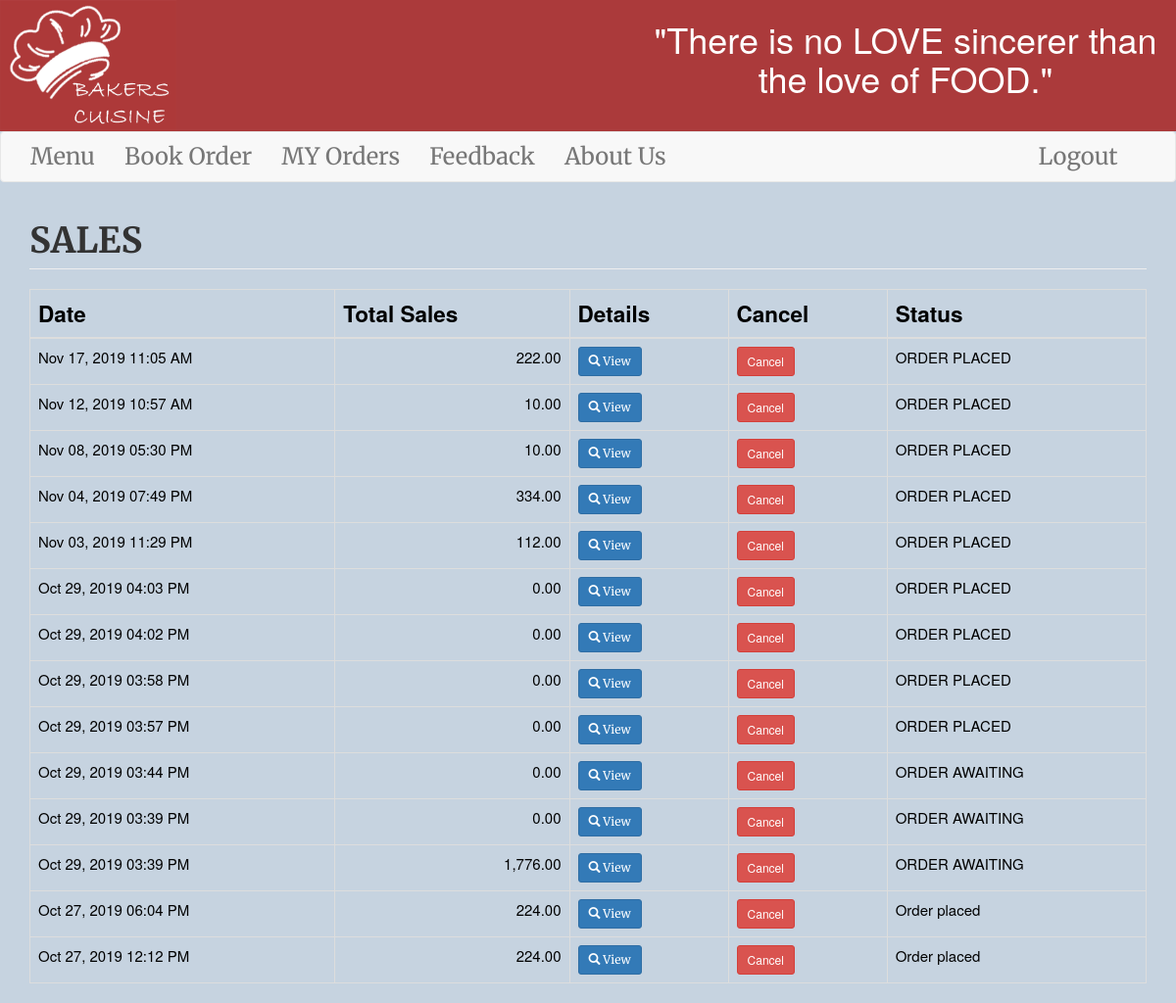
Screenshot of /use_sale.php (signed in) with the database file from the repository.
### tables this page shows
CREATE TABLE `purchase` (
  `purchaseid` int(11) NOT NULL,
  `customer` varchar(50) NOT NULL,
  `total` double NOT NULL,
  `date_purchase` datetime NOT NULL,
  `email` varchar(255) DEFAULT NULL,
  `status` varchar(50) NOT NULL
);

### use_sale.php (the view, shortened to what this page needs)
<?php include('header.php');
if(isset($_SESSION['username'])){ ?>
<body class="ab">
<?php include('nav1.php'); ?>
<div class="container">
	<h1 class="page-header text-left" style="font-family: 'Merriweather', serif;"><b>SALES</b></h1>
	<table class="table table-bordered table-hover" id="tab">
		<thead>
			<th>Date</th>
			<th>Total Sales</th>
			<th>Details</th>
			<th>Cancel</th>
			<th>Status</th>
		</thead>
		<tbody>
			<?php
				$emai=$_SESSION['username'];
				$sql="SELECT * from `purchase`where email='$emai' order by purchaseid desc";
				$query=mysqli_query($conn,$sql);
				while($row=$query->fetch_array()){
					?>
					<tr>
						<td><?php echo date('M d, Y h:i A', strtotime($row['date_purchase'])) ?></td>
						<td class="text-right"> <?php echo number_format($row['total'], 2); ?></td>
						<td><a href="#details<?php echo $row['purchaseid']; ?>" data-toggle="modal" class="btn btn-primary btn-sm"><span class="glyphicon glyphicon-search"></span> View </a>
						</td>
						<td><form action="" method="POST">
								<button type="submit" value="<?php echo $row['purchaseid']; ?>" name="del" class="btn btn-danger btn-sm">Cancel</button>
						</form>
							</td>
						 <td class="text-left"> <?php  echo $row['status']  ?>  </td>
					</tr>
					<?php
				}
			?>
		</tbody>
	</table>
</div>
</body>
</html>
			<?php    }
			else{
				header("location:start.php");
			} ?>

### mysss.css (style rules this page uses)
body { color: red; }
.ab { background-color: rgba(67, 112, 153, 0.301); background-repeat: no-repeat; background-size: cover; }
a { font-family:'Merriweather', serif; font-size: 1.7em; }
th { color:black; font-size: 1.5em; }
body { font-family: 'Merriweather', serif; font-size: 5em; }
#tab { font-size: 1.5rem; color:black; }
h1 { text-align: center; font-family: 'Courgette', cursive; font-size: 4rem; }

### header.php (style rules this page uses)
body { position: relative; }

### rows the page displays
purchase: date_purchase "Nov 17, 2019 11:05 AM", total "222.00", $row['purchaseid'] 81 (drawn), status "ORDER PLACED"
purchase: date_purchase "Nov 12, 2019 10:57 AM", total "10.00", $row['purchaseid'] 77 (drawn), status "ORDER PLACED"
purchase: date_purchase "Nov 08, 2019 05:30 PM", total "10.00", $row['purchaseid'] 74 (drawn), status "ORDER PLACED"
purchase: date_purchase "Nov 04, 2019 07:49 PM", total "334.00", $row['purchaseid'] 62 (drawn), status "ORDER PLACED"
purchase: date_purchase "Nov 03, 2019 11:29 PM", total "112.00", $row['purchaseid'] 53 (drawn), status "ORDER PLACED"
purchase: date_purchase "Oct 29, 2019 04:03 PM", total "0.00", $row['purchaseid'] 37 (drawn), status "ORDER PLACED"
purchase: date_purchase "Oct 29, 2019 04:02 PM", total "0.00", $row['purchaseid'] 36 (drawn), status "ORDER PLACED"
purchase: date_purchase "Oct 29, 2019 03:58 PM", total "0.00", $row['purchaseid'] 35 (drawn), status "ORDER PLACED"
purchase: date_purchase "Oct 29, 2019 03:57 PM", total "0.00", $row['purchaseid'] 33 (drawn), status "ORDER PLACED"
purchase: date_purchase "Oct 29, 2019 03:44 PM", total "0.00", $row['purchaseid'] 31 (drawn), status "ORDER AWAITING"
purchase: date_purchase "Oct 29, 2019 03:39 PM", total "0.00", $row['purchaseid'] 29 (drawn), status "ORDER AWAITING"
purchase: date_purchase "Oct 29, 2019 03:39 PM", total "1,776.00", $row['purchaseid'] 28 (drawn), status "ORDER AWAITING"
purchase: date_purchase "Oct 27, 2019 06:04 PM", total "224.00", $row['purchaseid'] 19 (drawn), status "Order placed"
purchase: date_purchase "Oct 27, 2019 12:12 PM", total "224.00", $row['purchaseid'] 16 (drawn), status "Order placed"
